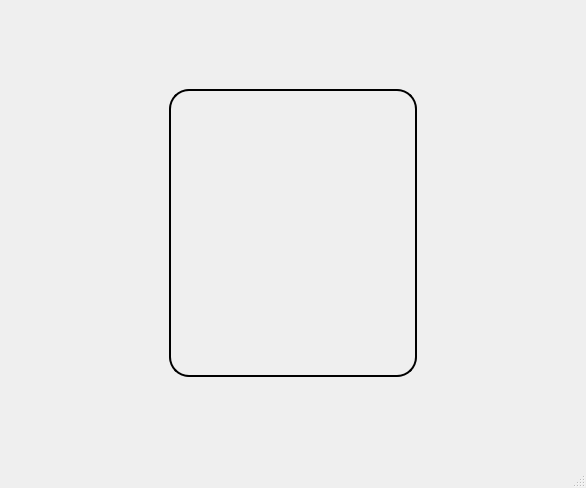
<?xml version="1.0" encoding="UTF-8"?>
<ui version="4.0">
 <class>MainWindow</class>
 <widget class="QMainWindow" name="MainWindow">
  <property name="geometry">
   <rect>
    <x>0</x>
    <y>0</y>
    <width>586</width>
    <height>488</height>
   </rect>
  </property>
  <property name="windowTitle">
   <string>MainWindow</string>
  </property>
  <property name="autoFillBackground">
   <bool>true</bool>
  </property>
  <property name="styleSheet">
   <string notr="true"/>
  </property>
  <widget class="QWidget" name="centralwidget">
   <property name="styleSheet">
    <string notr="true"/>
   </property>
   <layout class="QGridLayout" name="gridLayout">
    <item row="0" column="1">
     <spacer name="verticalSpacer">
      <property name="orientation">
       <enum>Qt::Orientation::Vertical</enum>
      </property>
      <property name="sizeType">
       <enum>QSizePolicy::Policy::Fixed</enum>
      </property>
      <property name="sizeHint" stdset="0">
       <size>
        <width>20</width>
        <height>80</height>
       </size>
      </property>
     </spacer>
    </item>
    <item row="2" column="1">
     <spacer name="verticalSpacer_2">
      <property name="orientation">
       <enum>Qt::Orientation::Vertical</enum>
      </property>
      <property name="sizeType">
       <enum>QSizePolicy::Policy::Fixed</enum>
      </property>
      <property name="sizeHint" stdset="0">
       <size>
        <width>20</width>
        <height>80</height>
       </size>
      </property>
     </spacer>
    </item>
    <item row="1" column="0">
     <spacer name="horizontalSpacer">
      <property name="orientation">
       <enum>Qt::Orientation::Horizontal</enum>
      </property>
      <property name="sizeType">
       <enum>QSizePolicy::Policy::Fixed</enum>
      </property>
      <property name="sizeHint" stdset="0">
       <size>
        <width>160</width>
        <height>20</height>
       </size>
      </property>
     </spacer>
    </item>
    <item row="1" column="1">
     <widget class="QStackedWidget" name="stackedWidget">
      <property name="styleSheet">
       <string notr="true">QStackedWidget#stackedWidget{
	
	border-style: solid;
	border-width: 2px;
	border-radius: 20px;
	border-color: black;
	padding: 20px;
	
}</string>
      </property>
      <property name="currentIndex">
       <number>0</number>
      </property>
      <widget class="QWidget" name="page"/>
      <widget class="QWidget" name="page_3"/>
      <widget class="QWidget" name="page_4"/>
      <widget class="QWidget" name="page_5"/>
      <widget class="QWidget" name="page_6"/>
      <widget class="QWidget" name="page_7"/>
      <widget class="QWidget" name="page_8"/>
      <widget class="QWidget" name="page_2"/>
     </widget>
    </item>
    <item row="1" column="2">
     <spacer name="horizontalSpacer_2">
      <property name="orientation">
       <enum>Qt::Orientation::Horizontal</enum>
      </property>
      <property name="sizeType">
       <enum>QSizePolicy::Policy::Fixed</enum>
      </property>
      <property name="sizeHint" stdset="0">
       <size>
        <width>160</width>
        <height>20</height>
       </size>
      </property>
     </spacer>
    </item>
   </layout>
  </widget>
  <widget class="QMenuBar" name="menubar">
   <property name="geometry">
    <rect>
     <x>0</x>
     <y>0</y>
     <width>586</width>
     <height>21</height>
    </rect>
   </property>
  </widget>
  <widget class="QStatusBar" name="statusbar"/>
 </widget>
 <resources/>
 <connections/>
</ui>
